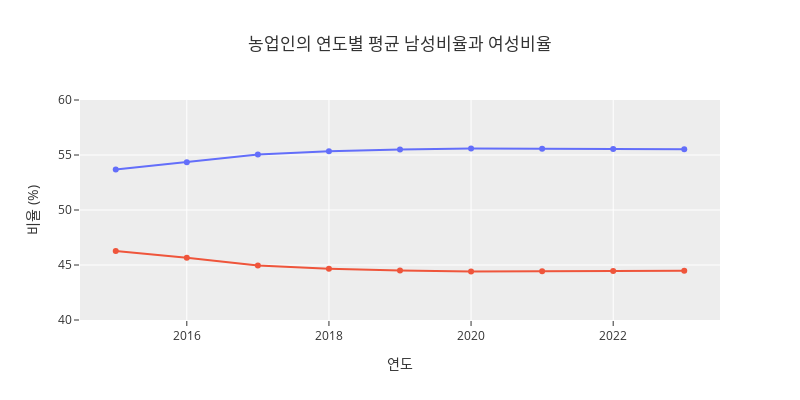

Notebook code for this chart:
### Code cell
df_avg = df_all.groupby('연도').agg({
    '남성비율': 'mean',
    '여성비율': 'mean'
}).reset_index()
fig = px.line(df_avg, x='연도', y=['남성비율', '여성비율'],
              title='농업인의 연도별 평균 남성비율과 여성비율',
              labels={'연도': '연도', 'value': '비율 (%)'},
              markers=True,
             width=800,height=400)
fig.update_layout(showlegend=False,
                  yaxis=dict(
                    range=[40, 60]  
    ),template='ggplot2')
fig

### Figure 1 — Plotly figure (JSON) as saved in the notebook; plotly's stock layout.template omitted (floating-point values rounded to 4 significant figures)
{"data": [{"hovertemplate": "variable=남성비율<br>연도=%{x}<br>비율 (%)=%{y}<extra></extra>", "legendgroup": "남성비율", "line": {"color": "#636efa", "dash": "solid"}, "marker": {"symbol": "circle"}, "mode": "markers+lines", "name": "남성비율", "orientation": "v", "showlegend": true, "type": "scatter", "x": [2015, 2016, 2017, 2018, 2019, 2020, 2021, 2022, 2023], "xaxis": "x", "y": [53.68, 54.35, 55.05, 55.35, 55.51, 55.59, 55.56, 55.56, 55.52], "yaxis": "y"}, {"hovertemplate": "variable=여성비율<br>연도=%{x}<br>비율 (%)=%{y}<extra></extra>", "legendgroup": "여성비율", "line": {"color": "#EF553B", "dash": "solid"}, "marker": {"symbol": "circle"}, "mode": "markers+lines", "name": "여성비율", "orientation": "v", "showlegend": true, "type": "scatter", "x": [2015, 2016, 2017, 2018, 2019, 2020, 2021, 2022, 2023], "xaxis": "x", "y": [46.28, 45.65, 44.95, 44.65, 44.49, 44.41, 44.44, 44.44, 44.48], "yaxis": "y"}], "layout": {"height": 400, "legend": {"title": {"text": "variable"}, "tracegroupgap": 0}, "showlegend": false, "title": {"text": "농업인의 연도별 평균 남성비율과 여성비율"}, "width": 800, "xaxis": {"anchor": "y", "autorange": true, "domain": [0, 1], "range": [2014.0, 2024.0], "title": {"text": "연도"}, "type": "linear"}, "yaxis": {"anchor": "x", "domain": [0, 1], "range": [40, 60], "title": {"text": "비율 (%)"}, "type": "linear"}}}
